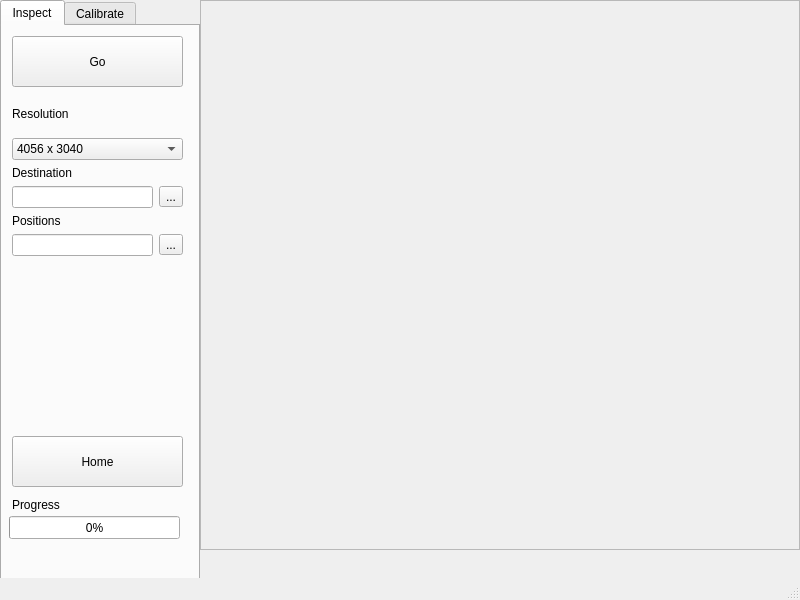
<?xml version="1.0" encoding="UTF-8"?>
<ui version="4.0">
 <class>MainWindow</class>
 <widget class="QMainWindow" name="MainWindow">
  <property name="geometry">
   <rect>
    <x>0</x>
    <y>0</y>
    <width>800</width>
    <height>600</height>
   </rect>
  </property>
  <property name="windowTitle">
   <string>MainWindow</string>
  </property>
  <widget class="QWidget" name="centralwidget">
   <widget class="QTabWidget" name="tabWidget">
    <property name="geometry">
     <rect>
      <x>0</x>
      <y>0</y>
      <width>200</width>
      <height>600</height>
     </rect>
    </property>
    <property name="currentIndex">
     <number>0</number>
    </property>
    <widget class="QWidget" name="inspectTab">
     <attribute name="title">
      <string>Inspect</string>
     </attribute>
     <widget class="QPushButton" name="go">
      <property name="geometry">
       <rect>
        <x>10</x>
        <y>10</y>
        <width>171</width>
        <height>51</height>
       </rect>
      </property>
      <property name="text">
       <string>Go</string>
      </property>
      <property name="icon">
       <iconset theme="media-playback-start">
        <normaloff>.</normaloff>.</iconset>
      </property>
     </widget>
     <widget class="QProgressBar" name="inspectProgress">
      <property name="geometry">
       <rect>
        <x>7</x>
        <y>490</y>
        <width>171</width>
        <height>23</height>
       </rect>
      </property>
      <property name="value">
       <number>0</number>
      </property>
      <property name="format">
       <string>%p%</string>
      </property>
     </widget>
     <widget class="QLabel" name="label_2">
      <property name="geometry">
       <rect>
        <x>10</x>
        <y>470</y>
        <width>67</width>
        <height>17</height>
       </rect>
      </property>
      <property name="text">
       <string>Progress</string>
      </property>
     </widget>
     <widget class="QPushButton" name="home">
      <property name="geometry">
       <rect>
        <x>10</x>
        <y>410</y>
        <width>171</width>
        <height>51</height>
       </rect>
      </property>
      <property name="text">
       <string>Home</string>
      </property>
      <property name="icon">
       <iconset theme="go-home">
        <normaloff>.</normaloff>.</iconset>
      </property>
     </widget>
     <widget class="QWidget" name="verticalLayoutWidget">
      <property name="geometry">
       <rect>
        <x>10</x>
        <y>70</y>
        <width>171</width>
        <height>160</height>
       </rect>
      </property>
      <layout class="QVBoxLayout" name="verticalLayout_2">
       <item>
        <widget class="QLabel" name="label">
         <property name="text">
          <string>Resolution</string>
         </property>
        </widget>
       </item>
       <item>
        <widget class="QComboBox" name="resolution">
         <item>
          <property name="text">
           <string>4056 x 3040</string>
          </property>
         </item>
         <item>
          <property name="text">
           <string>2028 × 1080</string>
          </property>
         </item>
         <item>
          <property name="text">
           <string>2028 × 1520</string>
          </property>
         </item>
         <item>
          <property name="text">
           <string>1332 × 990</string>
          </property>
         </item>
        </widget>
       </item>
       <item>
        <layout class="QGridLayout" name="gridLayout_2">
         <item row="0" column="0">
          <widget class="QLabel" name="label_3">
           <property name="text">
            <string>Destination</string>
           </property>
          </widget>
         </item>
         <item row="2" column="0">
          <widget class="QLineEdit" name="destination"/>
         </item>
         <item row="2" column="1">
          <widget class="QToolButton" name="destination_open">
           <property name="text">
            <string>...</string>
           </property>
           <property name="icon">
            <iconset theme="folder-open">
             <normaloff>.</normaloff>.</iconset>
           </property>
          </widget>
         </item>
         <item row="3" column="0">
          <widget class="QLabel" name="label_4">
           <property name="text">
            <string>Positions</string>
           </property>
          </widget>
         </item>
         <item row="4" column="0">
          <widget class="QLineEdit" name="positions"/>
         </item>
         <item row="4" column="1">
          <widget class="QToolButton" name="positions_open">
           <property name="text">
            <string>...</string>
           </property>
           <property name="icon">
            <iconset theme="folder-open">
             <normaloff>.</normaloff>.</iconset>
           </property>
          </widget>
         </item>
        </layout>
       </item>
      </layout>
     </widget>
    </widget>
    <widget class="QWidget" name="calibrateTab">
     <attribute name="title">
      <string>Calibrate</string>
     </attribute>
    </widget>
   </widget>
   <widget class="QFrame" name="cameraFrame">
    <property name="geometry">
     <rect>
      <x>200</x>
      <y>0</y>
      <width>600</width>
      <height>550</height>
     </rect>
    </property>
    <property name="sizePolicy">
     <sizepolicy hsizetype="Maximum" vsizetype="Maximum">
      <horstretch>0</horstretch>
      <verstretch>0</verstretch>
     </sizepolicy>
    </property>
    <property name="frameShape">
     <enum>QFrame::StyledPanel</enum>
    </property>
    <property name="frameShadow">
     <enum>QFrame::Raised</enum>
    </property>
   </widget>
  </widget>
  <widget class="QMenuBar" name="menubar">
   <property name="geometry">
    <rect>
     <x>0</x>
     <y>0</y>
     <width>800</width>
     <height>22</height>
    </rect>
   </property>
  </widget>
  <widget class="QStatusBar" name="statusbar"/>
 </widget>
 <resources/>
 <connections/>
</ui>
